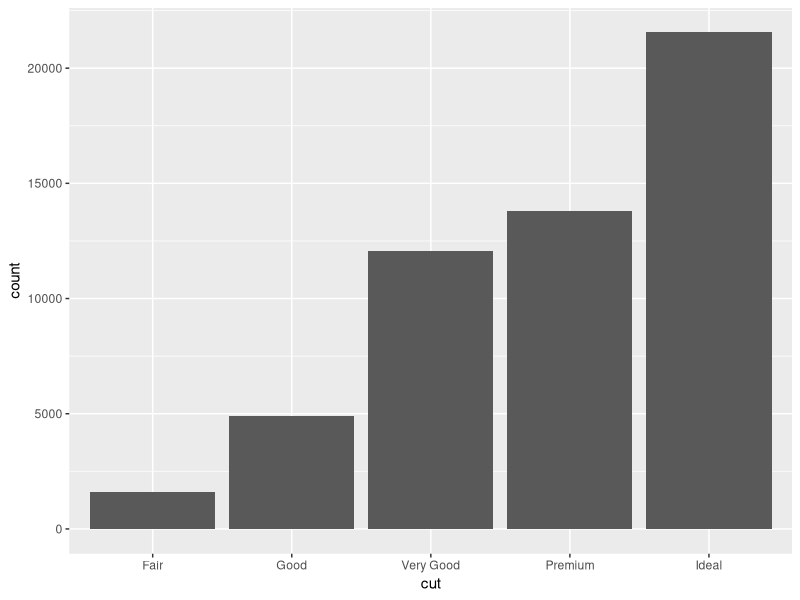
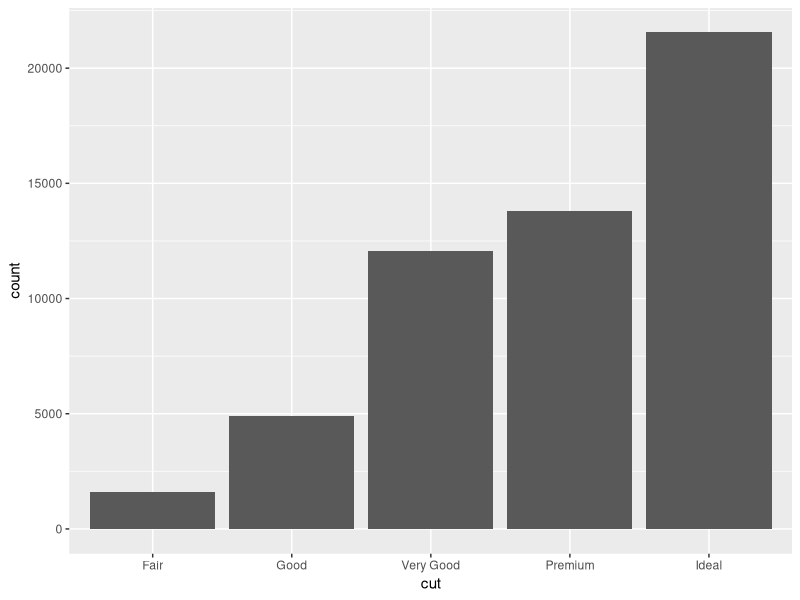
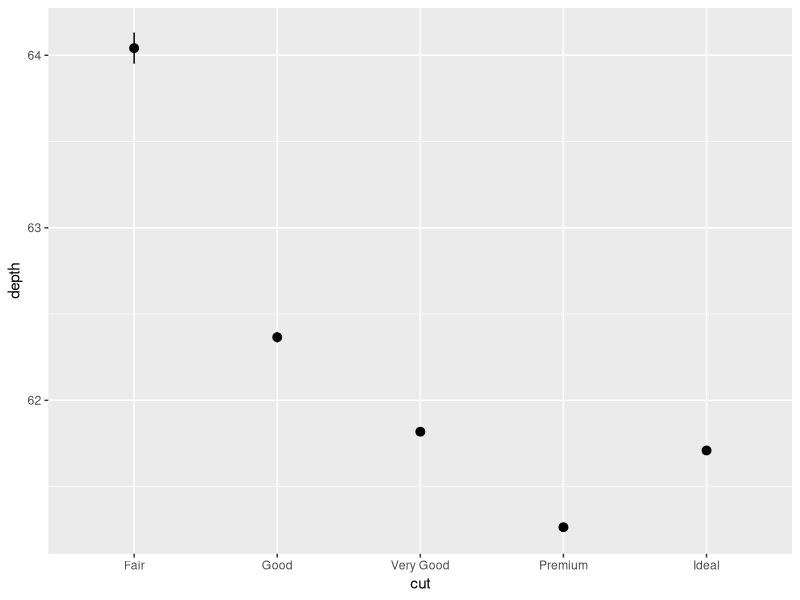
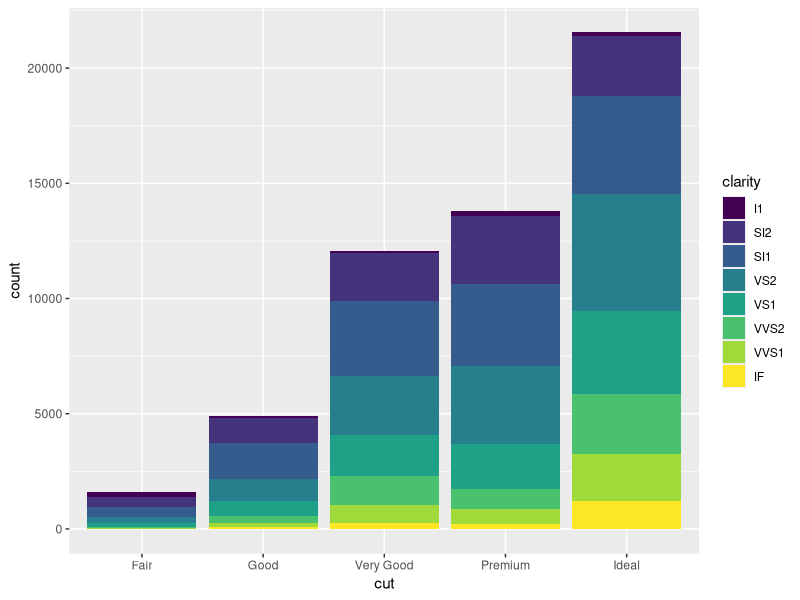
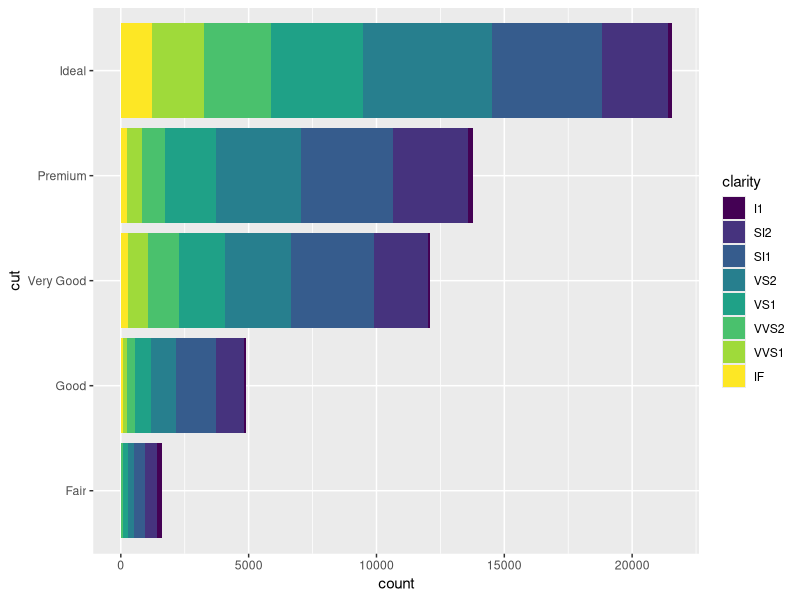

Source code (R) for these figures, in order:
# Exercise 2: More ggplot2 Grammar

# Install and load `ggplot2`
# install.packages("ggplot2") # if needed
library("ggplot2")

# For this exercise you will again be working with the `diamonds` data set.
# Use `?diamonds` to review details about this data set

## Statistical Transformations

# Draw a bar chart of the diamonds data, organized by cut
# The height of each bar is based on the "count" (number) of diamonds with that cut
ggplot(data = diamonds) +
  geom_bar(mapping = aes(x = cut))

# Use the `stat_count` to apply the statistical transformation "count" to the diamonds
# by cut. You do not need a separate geometry layer!
ggplot(data = diamonds) +
  geom_bar(mapping = aes(x = cut), stat = "count")

# Use the `stat_summary` function to draw a chart with a summary layer.
# Map the x-position to diamond `cut`, and the y-position to diamond `depth`
# Bonus: use `min` as the function ymin, `max` as the function ymax, and `median` as the function y
ggplot(data = diamonds) +
  stat_summary(mapping = aes(x = cut, y = depth))

## Position Adjustments

# Draw a bar chart of diamond data organized by cut, with each bar filled by clarity.
# You should see a _stacked_ bar chart.
ggplot(data = diamonds) +
  geom_bar(mapping = aes(x = cut, fill = clarity))

# Draw the same chart again, but with each element positioned to "fill" the y axis
ggplot(data = diamonds) +
  geom_bar(mapping = aes(x = cut, fill = clarity)) +
  coord_flip()

# Draw the same chart again, but with each element positioned to "dodge" each other


# Draw a plot with point geometry with the x-position mapped to `cut` and the y-position mapped to `clarity`
# This creates a "grid" grouping the points


# Use the "jitter" position adjustment to keep the points from all overlapping!
# (This works a little better with a sample of diamond data, such as from the previous exercise).



## Scales

# Draw a "boxplot" (with `geom_boxplot()`) for the diamond's price (y) by color (x)


# This has a lot of outliers, making it harder to read. To fix this, draw the same plot but
# with a _logarithmic_ scale for the y axis.


# For another version, draw the same plot but with `violin` geometry instead of `boxplot` geometry!
# How does the logarithmic scale change the data presentation?


# Another interesting plot: draw a plot of the diamonds price (y) by carat (x), using a heatmap of 2d bins
# (geom_bin2d)
# What happens when you make the x and y channels scale logarithmically?


# Draw a scatter plot for the diamonds  price (y) by carat (x). Color each point by the clarity
# (Remember, this will take a while. Use a sample of the diamonds for faster results)


# Change the color of the previous plot using a ColorBrewer scale of your choice. What looks nice?



## Coordinate Systems

# Draw a bar chart with x-position and fill color BOTH mapped to cut
# For best results, SET the `width` of the geometry to be 1 (fill plot, no space between)
# You can save this to a variable for easier modifications


# Draw the same chart, but with the coordinate system flipped


# Draw the same chart, but in a polar coordinate system. Now you have a Coxcomb chart!



## Facets

# Take the scatter plot of price by carat data (colored by clarity) and add _facets_ based on
# the diamond's `color`



## Saving Plots

# Use the `ggsave()` function to save one of your plots (the most recent one generated) to disk.
# Name the output file "my-plot.png".
# Make sure you've set the working directory!!
